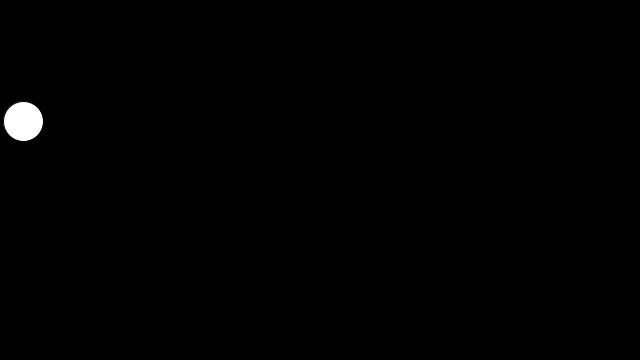
Frame 1 (no input)
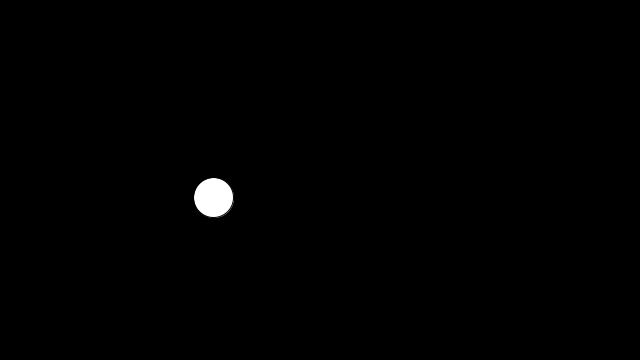
Frame 60 (the mouse pressed at the canvas centre just before this capture)
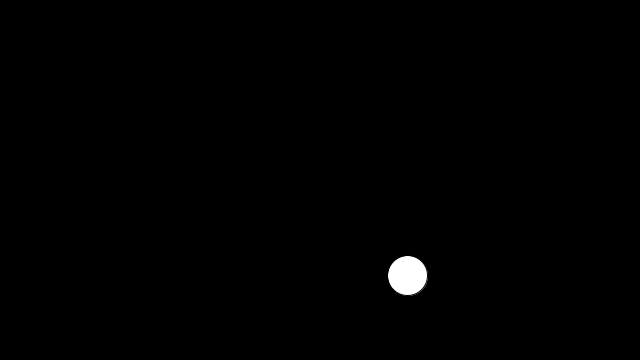
Frame 120 (the mouse held since frame 60 and released just before this capture)

The Processing sketch that drew these frames (run headless with seeded random() and noise(); from frame 60 on, the mouse is pressed at the canvas centre):

// Processing sketch: student_starter_livecode
// ── student_starter_livecode.pde
int rad = 20;        // Width of the shape
float x=20;
float y=120;    // Starting position of shape    

float xspeed = random(0,5);  // Speed of the shape
float yspeed = random(0,5);  // Speed of the shape

int xdirection = 1;  // Left or Right
int ydirection = 1;  // Top to Bottom 
color circleColor=color(255);

void Move () {
  x = x + ( xspeed * xdirection );
  y = y + ( yspeed * ydirection );
}

void Bounce () {
  if (x > width-rad || x < rad) {
    xdirection *= -1;
  }
  if (y > height-rad || y < rad) {
    ydirection *= -1;
  }
}

void Display () {
  fill(circleColor);
  ellipse(x, y, rad, rad);    
}

void setup() 
{
  size(640, 360);  
  frameRate(30);
  ellipseMode(RADIUS);
  rectMode(CENTER);
}

void draw() 
{
  background(0);
    Move();
    Bounce();
    Display();

}
